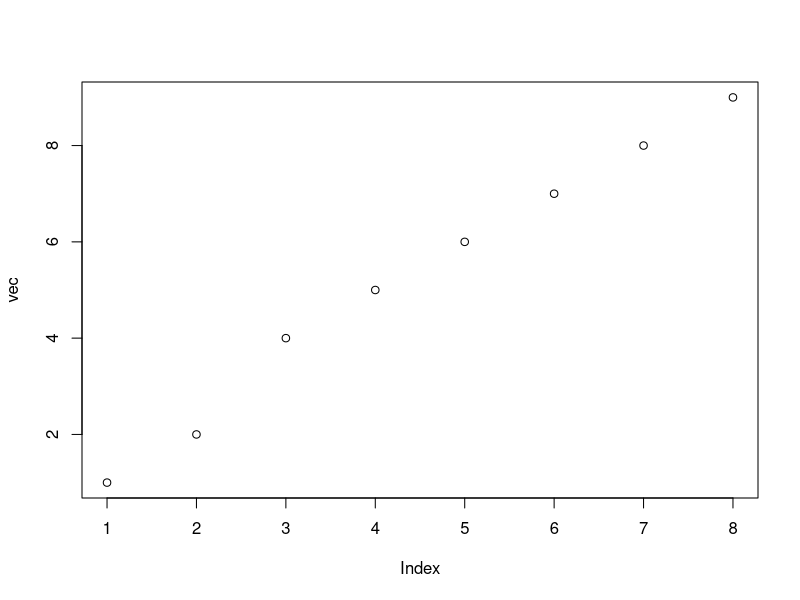
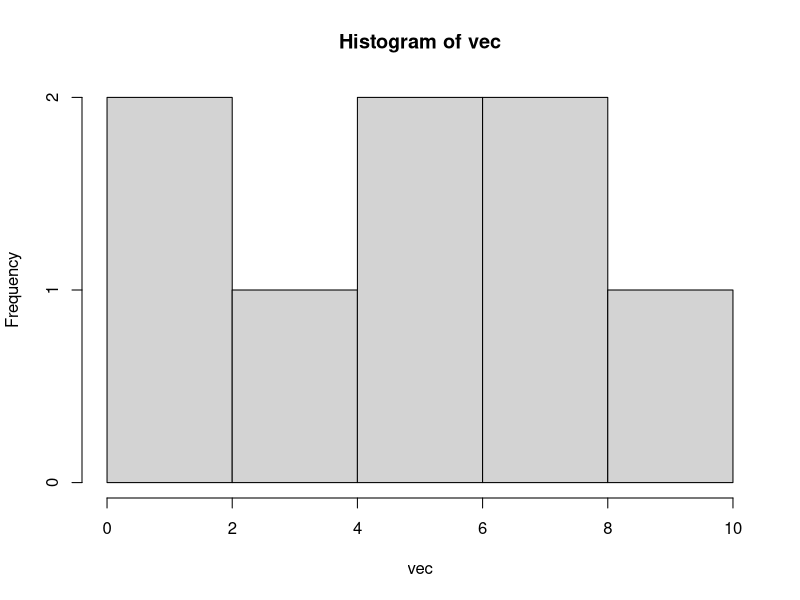

The R source for these figures, in order:
#Just some good old data structures

# Vectors
# Vectors are 2d arrays. All have the same data type.

vec <- c(1,2,3,4,5)
#First component 
vec[1]
#Last component
vec[length(vec)]
#First two components
vec[1:2]
#Last two components (hard coded - must be a better way)
vec[5:4]
#Last two components using the c notiation (this is better)
vec[c(length(vec),length(vec)-1)]
#Are two vectors equal?
v1<-c(8,9,10)
v2<-c(2*4,3*3,5*2)
v1==v2
#Give the vectors some names
names(vec)<- c("one","two","three","four","five")
#Return only the values of a vector
unname(vec)
#Reference a specific vector
vec["three"]
#Append to vector
vec<-c(vec,6,7,8,9)
#Remove from vector - kills number two
vec<-vec[-2]
#Injects component at a particular location
vec[2]<-2
vec
#Check the length of a vector
length(vec)
#get to know your vec - 10 steps
str(vec)
summary(vec)
table(vec)
View(vec)
max(vec)
min(vec)
mean(vec)
median(vec)
typeof(vec)
class(vec)
length(vec)
plot(vec)
hist(vec)
head(vec)
tail(vec)
sum(vec)
#combine vectors
v1+v2
#conditional selection of a vector in two steps
cvecindex <- vec>5
cvec <-vec[cvecindex]
cvec

# Matrices

# Data frames

# Lists

# Factors